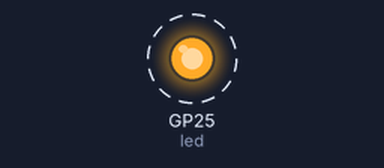
The program below on a simulated Raspberry Pi Pico running MicroPython. Parts: output pins drawn as LEDs (lit = HIGH). Dashed ring = blinking. What the program prints to the serial console is not drawn. At 5.0 s the program stops and its outputs stay as they are.

Above: at 0.2 s.
Timing chart, 0 to 3.0 s (numbered marks = the images above):
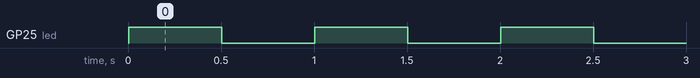

The program:

flash_info.py
```python
# flash_info.py
# A cross-platform diagnostic tool for RP2040 and ESP32
# Collaborative update - 2026

from binascii import hexlify
from machine import freq, Pin, unique_id
from math import ceil
import sys
import uos

def get_clock_speed() -> int:
    return ceil(freq() / 1_000_000)

# 1. Gather Platform Information
sys_info = uos.uname()
sys_platform = sys.platform  # e.g., 'rp2' or 'esp32'
machine_type = sys_info[4].strip()
os_version = sys.version.split(';')[1].strip()

# 2. Universal Serial Number Extraction
# This works on both bytes objects by converting them cleanly to a hex string
serial_no = hexlify(unique_id()).decode('utf-8')

# 3. Universal Storage Calculation
try:
    f_bsize, f_frsize, f_blocks, f_bfree, *rest = uos.statvfs('/')
    total_storage = f_bsize * f_blocks
    free_storage = f_bsize * f_bfree
    storage_msg = f"Total Storage: {total_storage:,} bytes\nFree Storage:  {free_storage:,} bytes"
except Exception:
    storage_msg = "Storage Info: Unable to read filesystem"

# 4. Dynamic LED Assignment
led = None
is_neopixel = False

if sys_platform == 'rp2':
    if 'Pico W' in machine_type:
        led = Pin("LED", Pin.OUT)
    else:
        led = Pin(25, Pin.OUT)  # Standard Pico and WeAct RP2040
elif sys_platform == 'esp32':
    # Standard ESP32 dev boards usually use Pin 2 for the blue LED
    # Note: If your specific ESP32 uses a NeoPixel, this won't light up,
    # but it won't crash the script either.
    led = Pin(2, Pin.OUT)

# 5. Output Data
print('=' * 40)
print('Microcontroller Diagnostic Utility')
print('=' * 40)
print(f'Platform:       {sys_platform.upper()}')
print(f'Machine:        {machine_type}')
print(f'Firmware:       {os_version}')
print(f'Clock Speed:    {get_clock_speed()} MHz')
print(f'Serial Number:  {serial_no}')
print(storage_msg)
print('=' * 40)

# 6. Safe Execution of the Blink Test
if led is not None:
    try:
        led.value(0)
        for _ in range(10):
            led.toggle()
            import time
            time.sleep(0.5)
        led.value(0)
    except Exception as e:
        print(f"LED blink failed: {e}")
else:
    print("No standard LED configured for this target architecture.")
```

Measured:
- by itself, GP25 (led): alternates HIGH for 0.50 s and LOW for 0.50 s, 10 changes in all, then stays LOW
